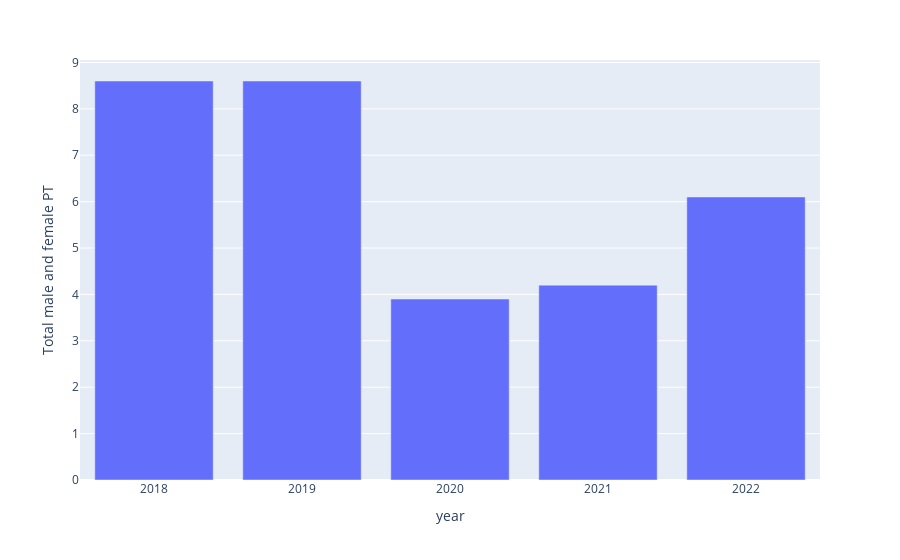

Here is the notebook cell this chart was saved with:
### Code cell
px.bar(data_frame=df[(df['Demographic group']=='Total persons')], x="year", y="Total male and female PT")

### Figure 1 — Plotly figure (JSON) as saved in the notebook; plotly's stock layout.template omitted (floating-point values rounded to 4 significant figures)
{"data": [{"alignmentgroup": "True", "hovertemplate": "year=%{x}<br>Total male and female PT=%{y}<extra></extra>", "legendgroup": "", "marker": {"color": "#636efa", "pattern": {"shape": ""}}, "name": "", "offsetgroup": "", "orientation": "v", "showlegend": false, "textposition": "auto", "type": "bar", "x": ["2018", "2019", "2020", "2021", "2022"], "xaxis": "x", "y": [8.6, 8.6, 3.9, 4.2, 6.1], "yaxis": "y"}], "layout": {"barmode": "relative", "legend": {"tracegroupgap": 0}, "margin": {"t": 60}, "xaxis": {"anchor": "y", "domain": [0, 1], "title": {"text": "year"}}, "yaxis": {"anchor": "x", "domain": [0, 1], "title": {"text": "Total male and female PT"}}}}
